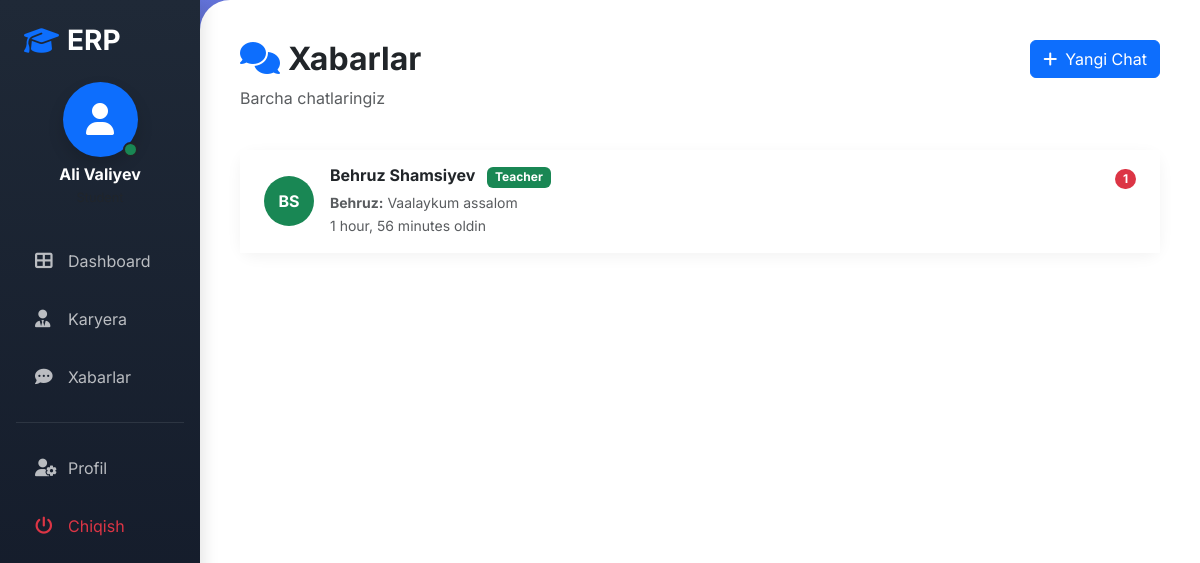
The app's page /chat/chat/ (signed in), older data.
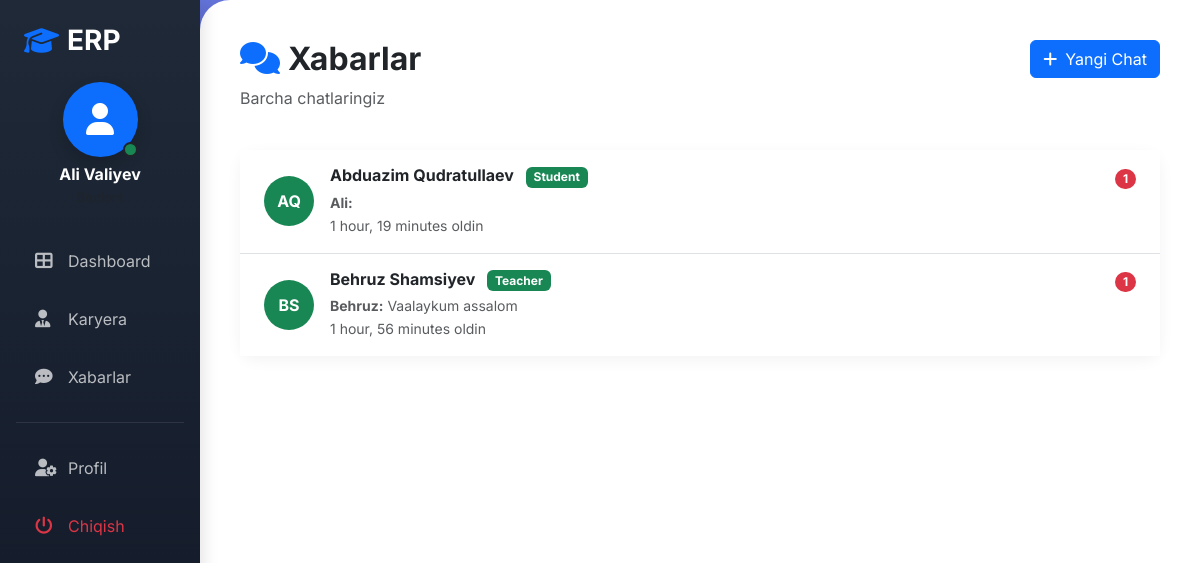
The same page, newer data.
### erp/models.py (models this page shows, shortened)
class User(AbstractUser):
    ROLE_CHOICES = (
        ('admin', 'Admin'),
        ('teacher', 'Teacher'),
        ('student', 'Student'),
        ('support_teacher', 'Support Teacher'),
    )
    role = models.CharField(max_length=20, choices=ROLE_CHOICES, default='student')
    phone = models.CharField(max_length=15, blank=True, null=True)
    avatar = models.ImageField(upload_to='avatars/', blank=True, null=True, default='avatars/default.jpg')

### chat/models.py (models this page shows, shortened)
class ChatRoom(models.Model):
    ROOM_TYPE_CHOICES = (
        ('group', 'Guruh Chat'),
        ('private', 'Shaxsiy Chat'),
    )
    name = models.CharField(max_length=200, blank=True, null=True)
    room_type = models.CharField(max_length=10, choices=ROOM_TYPE_CHOICES, default='private')
    group = models.ForeignKey(Group, on_delete=models.CASCADE, null=True, blank=True, related_name='chat_rooms')
    participants = models.ManyToManyField(User, related_name='chat_rooms')
    created_at = models.DateTimeField(auto_now_add=True)
    updated_at = models.DateTimeField(auto_now=True)
    class Meta:
        ordering = ['-updated_at']
    def get_last_message(self):
        return self.messages.first()

class Message(models.Model):
    chat_room = models.ForeignKey(ChatRoom, on_delete=models.CASCADE, related_name='messages')
    sender = models.ForeignKey(User, on_delete=models.CASCADE, related_name='sent_messages')
    content = models.TextField()
    file = models.FileField(upload_to='chat_files/', blank=True, null=True)
    is_read = models.BooleanField(default=False)
    created_at = models.DateTimeField(auto_now_add=True)
    class Meta:
        ordering = ['-created_at']

### chat/views.py (the view)
# urls.py: path('chat/', views.chat_list, name='chat_list'),
@login_required
def chat_list(request):
    user = request.user
    rooms = ChatRoom.objects.filter(participants=user).annotate(
        last_message_time=Max('messages__created_at')
    ).order_by('-last_message_time')
    chat_data = []
    for room in rooms:
        other_participant = None
        if room.room_type == 'private':
            other_participant = room.participants.exclude(id=user.id).first()
        unread_count = Message.objects.filter(
            chat_room=room,
            is_read=False
        ).exclude(sender=user).count()
        room.unread_count = unread_count
        chat_data.append({
            'room': room,
            'other_participant': other_participant
        })
    return render(request, 'erp/chat/chat_list.html', {
        'chat_data': chat_data
    })

### templates/erp/chat/chat_list.html (shortened to what this page needs)
{% extends 'erp/base.html' %}
{% block content %}
<div class="row mb-4">
    <div class="col-md-8">
        <h2 class="fw-bold">
            <i class="fas fa-comments text-primary me-2"></i>Xabarlar
        </h2>
        <p class="text-muted">Barcha chatlaringiz</p>
    </div>
    <div class="col-md-4 text-end">
        <a href="{% url 'users_list' %}" class="btn btn-primary">
            <i class="fas fa-plus me-2"></i>Yangi Chat
        </a>
    </div>
</div>
<div class="row">
    <div class="col-md-12">
        <div class="card">
            <div class="card-body p-0">
                <div class="list-group list-group-flush">
                    {% for data in chat_data %}
                    {% with room=data.room other=data.other_participant %}
                    <a href="{% url 'chat_room' room.id %}" class="list-group-item list-group-item-action">
                        <div class="d-flex align-items-center">
                            <div class="flex-shrink-0">
                                <div class="{% if room.room_type == 'group' %}bg-primary{% else %}bg-success{% endif %} rounded-circle d-flex align-items-center justify-content-center text-white"
                                     style="width: 50px; height: 50px;">
                                    {% if room.room_type == 'group' %}
                                        <i class="fas fa-users"></i>
                                    {% else %}
                                        {% if other %}
                                        <strong>{{ other.first_name|first }}{{ other.last_name|first }}</strong>
                                        {% else %}
                                        <strong>C</strong>
                                        {% endif %}
                                    {% endif %}
                                </div>
                            </div>
                            <div class="flex-grow-1 ms-3">
                                <div class="d-flex justify-content-between align-items-center">
                                    <h6 class="mb-1 fw-bold">
                                        {% if room.room_type == 'group' %}
                                            {{ room.group.name }}
                                            <span class="badge bg-primary ms-2">Guruh</span>
                                        {% else %}
                                            {% if other %}
                                            {{ other.get_full_name }}
                                            <span class="badge bg-success ms-2">{{ other.get_role_display }}</span>
                                            {% else %}
                                            {{ room.name }}
                                            <span class="badge bg-success ms-2">Shaxsiy</span>
                                            {% endif %}
                                        {% endif %}
                                    </h6>
                                    {% if room.unread_count > 0 %}
                                    <span class="badge bg-danger rounded-pill">{{ room.unread_count }}</span>
                                    {% endif %}
                                </div>
                                {% with last_msg=room.get_last_message %}
                                {% if last_msg %}
                                <p class="mb-0 text-muted small">
                                    <strong>{{ last_msg.sender.first_name }}:</strong>
                                    {{ last_msg.content|truncatewords:10 }}
                                </p>
                                <small class="text-muted">{{ last_msg.created_at|timesince }} oldin</small>
                                {% else %}
                                <p class="mb-0 text-muted small">Xabarlar yo'q</p>
                                {% endif %}
                                {% endwith %}
                            </div>
                        </div>
                    </a>
                    {% endwith %}
                    {% endfor %}
                </div>
            </div>
        </div>
    </div>
</div>
{% endblock %}

### templates/erp/base.html (shortened to what this page needs)
<!DOCTYPE html>
<html lang="uz">
<head>
    <link href="https://cdnjs.cloudflare.com/ajax/libs/bootstrap/5.3.2/css/bootstrap.min.css" rel="stylesheet">
    <link href="https://cdnjs.cloudflare.com/ajax/libs/font-awesome/6.4.2/css/all.min.css" rel="stylesheet">
</head>
<body>
    {% if user.is_authenticated %}
    <div class="container-fluid">
        <div class="row">
            <div class="col-md-2 sidebar p-0 d-none d-md-block">
                <div class="py-4">
                    <div class="px-4 mb-4">
                        <h3 class="text-white d-flex align-items-center">
                            <i class="fas fa-graduation-cap text-primary me-2"></i>
                            <span class="fw-bold">ERP</span>
                        </h3>
                    </div>
                    <div class="text-center mb-4 px-3">
                        <div class="profile-container d-inline-block">
                            <div class="profile-icon bg-primary rounded-circle d-inline-flex align-items-center justify-content-center position-relative shadow" style="width: 75px; height: 75px;">
                                <i class="fas fa-user fa-2x text-white"></i>
                                <span class="position-absolute bottom-0 end-0 bg-success border border-2 border-dark rounded-circle" style="width: 15px; height: 15px;"></span>
                            </div>
                            <div class="mt-2 text-white text-center">
                                <h6 class="mb-0 fw-bold">{{ user.get_full_name|default:user.username }}</h6>
                                <small class="text-muted" style="font-size: 0.8rem;">{{ user.get_role_display }}</small>
                            </div>
                        </div>
                    </div>
                    <nav class="nav flex-column mt-3">
                        <a class="nav-link {% if request.resolver_match.url_name == 'dashboard' %}active{% endif %}" href="{% url 'dashboard' %}">
                            <i class="fas fa-th-large me-2"></i> Dashboard
                        </a>
                        <a class="nav-link {% if request.resolver_match.url_name == 'hr_page' %}active{% endif %}" href="{% url 'hr_page' %}">
                            <i class="fas fa-user-tie me-2"></i> Karyera
                        </a>
                        <a class="nav-link" href="{% url 'chat_list' %}">
                            <i class="fas fa-comment-dots me-2"></i> Xabarlar
                        </a>
                        <hr class="mx-3 text-secondary">
                        <a class="nav-link" href="{% url 'profile' %}">
                            <i class="fas fa-user-cog me-2"></i> Profil
                        </a>
                        <a class="nav-link text-danger" href="{% url 'logout' %}">
                            <i class="fas fa-power-off me-2"></i> Chiqish
                        </a>
                    </nav>
                </div>
            </div>
            <div class="col-md-10 main-content">
                {% block content %}{% endblock %}
            </div>
        </div>
    </div>
    {% else %}
        {% block auth_content %}{% endblock %}
    {% endif %}
</body>
</html>

### templates/erp/base.html (style rules this page uses)
:root { --primary: #6366f1; --secondary: #8b5cf6; --success: #10b981; --danger: #ef4444; --warning: #f59e0b; --info: #3b82f6; --dark: #1f2937; --light: #f3f4f6; }
body { font-family: 'Inter', sans-serif; background: linear-gradient(135deg, #667eea 0%, #764ba2 100%); min-height: 100vh; margin: 0; }
.sidebar { background: linear-gradient(180deg, #1f2937 0%, #111827 100%); min-height: 100vh; box-shadow: 4px 0 15px rgba(0,0,0,0.1); position: sticky; top: 0; }
.profile-container { transition: all 0.3s ease; cursor: pointer; }
.sidebar .nav-link { color: rgba(255,255,255,0.7); padding: 12px 20px; margin: 5px 15px; border-radius: 12px; transition: all 0.3s; display: flex; align-items: center; }
.sidebar .nav-link i { width: 25px; font-size: 1.1rem; }
.main-content { background: #ffffff; min-height: 100vh; border-radius: 30px 0 0 30px; padding: 40px; box-shadow: -10px 0 30px rgba(0,0,0,0.1); }
.card { border: none; border-radius: 15px; box-shadow: 0 4px 15px rgba(0,0,0,0.05); transition: all 0.3s; }

### templates/erp/chat/chat_list.html (style rules this page uses)
.list-group-item { border-left: none; border-right: none; padding: 1rem 1.5rem; transition: all 0.3s; }
.list-group-item:first-child { border-top: none; }

Row changes from the older to the newer data that the page shows:
added ChatRoom: other_participant.first_name|first "A", other_participant.last_name|first "Q", other_participant.get_full_name "Abduazim Qudratullaev", other_participant.role "Student", room.unread_count "1"
added Message: sender.first_name "Ali", created_at "1 hour, 19 minutes"
